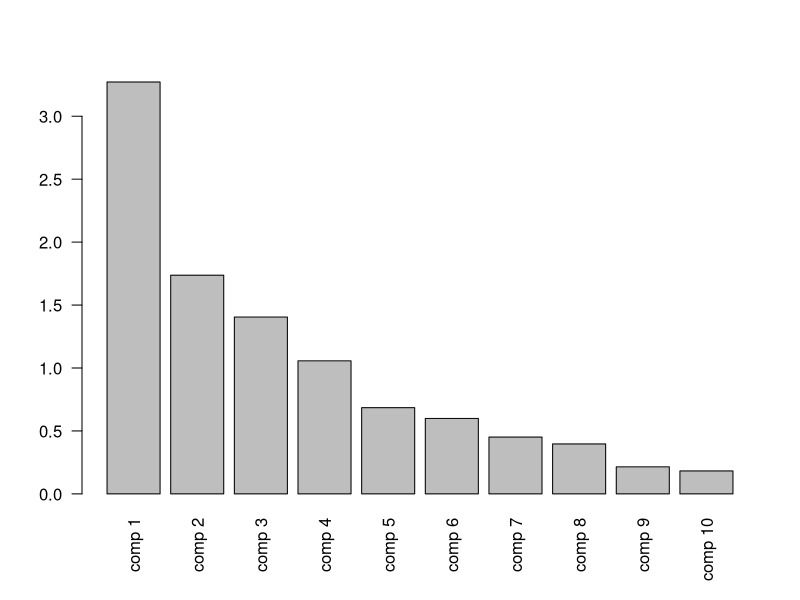
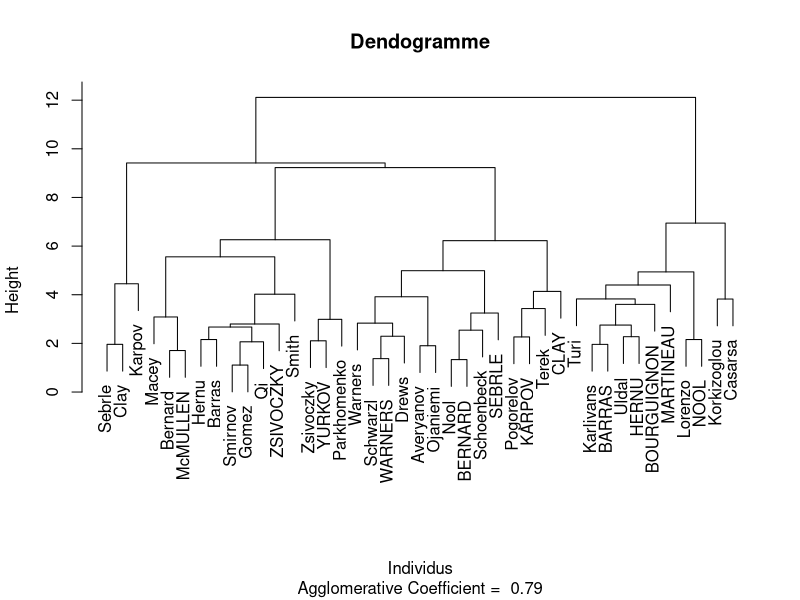
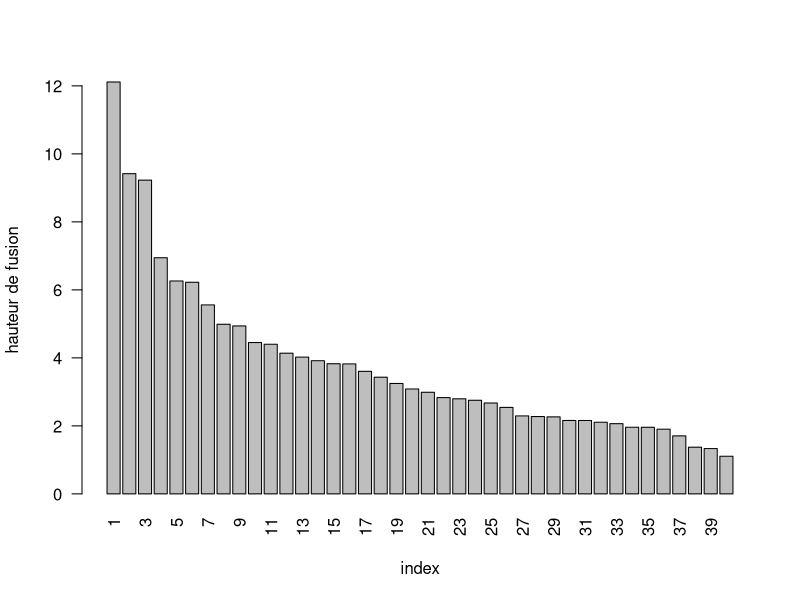
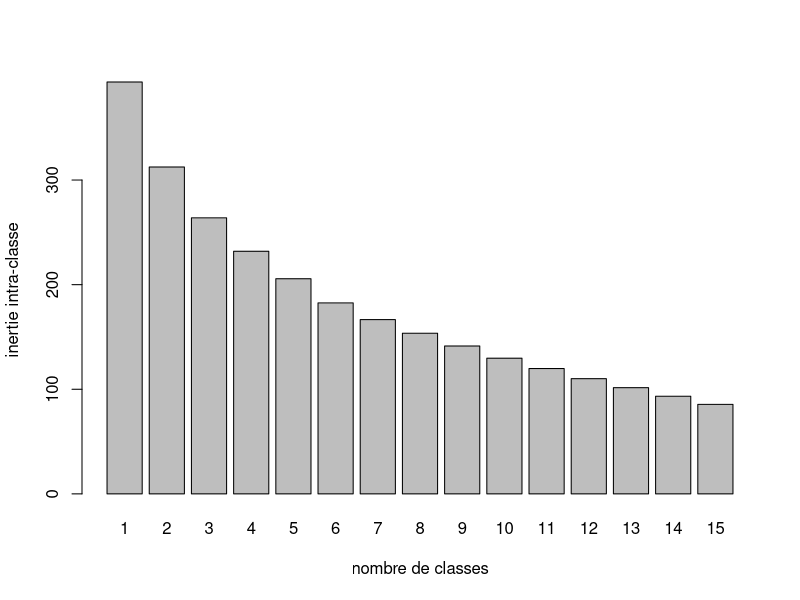

Reproduce these figures in R, in order.
# 1- classification ascendante hiérarchique
# 2- classification par agrégation autour des centres mobiles (k- means)
# 3- méthode mixte avec les deux approches combinées
# 
# La classification sera effectuée sur les composantes principales de l’ACP (approche Tandem)
# => portée plus générale que la classification directement sur les données car :
#   - elle débruiter les données avant d’effectuer la classification et
#   - elle est équivalente à la classification appliquée sur les données brutes dans le cas particulier où 
#   l’intégralité des composantes sont utilisées
#   - approche classique pour effectuer une classification sur données qualitatives 
#   (dans ce cas utiliser les composantes de l’Analyse des Correspondances Multiples)

# Définir le répertoire de travail comme celui du script
setwd(dirname(rstudioapi::getSourceEditorContext()$path))

decathlon<-read.table("./decathlon/decathlon.txt", 
                      stringsAsFactors = TRUE)

# Métrique M1/s2 utilisée pour définir la notion de ressemblance entre individus. 
# => choix de la réduction des données car les variables quanti ont des unités différentes.
# 
# En pratique, 2 façons de faire : 
#   - soit réduire les données puis effectuer la classification à l’aide d’une distance ne tenant pas compte des variances des variables
#   - soit utiliser directement une métrique tenant compte de cette variance sur les données non réduites. 
# 
# => choix seconde solution car cela permettra : 
#   - une description des classes à partir des variables dans leurs unités d’origine 
#   - d’intégrer facilement les variables qualitatives dans l’analyse

# On effectue l’ACP en calculant toutes les composantes
library(FactoMineR)

res.pca <- PCA(decathlon,
               quanti.sup = c(11: 12),
               quali.sup = c(13),
               graph = FALSE,
               scale.unit = TRUE,
               ncp = Inf)

# Spécifier ncp=Inf sinon seules les 5 premières composantes seront déterminées.
# A ce stade, on ne sait pas encore quel est le nombre de composantes à utiliser pour la classification. 
# Par défaut l'ACP est réduite (scale.unit=TRUE) => pour utiliser une distance euclidienne classique, spécifier scale.unit=FALSE

# Déterminer le nombre de composantes utilisées pour la classification. 
# Le critère utilisé est généralement différent de celui utilisé en ACP 
# car l’ACP n’est pas ici utilisée en tant que telle mais constitue simplement 
# une méthode de pré-traitement des données pour appliquer une méthode de classification. 
# Ici, on cherchera à conserver un maximum d’information pertinente, tandis qu’en ACP 
# le nombre de composantes doit être limité pour que l’interprétation ne soit pas trop laborieuse. 
# 
# Plusieurs choix :
#   - utiliser le nombre minimal de composantes pour atteindre ~90% d’inertie
#   - utiliser l’intégralité des composantes pour ne perdre aucune information
#   - examiner le diagramme des valeurs propres pour trouver un bon compromis entre information liée à la structure des données 
#     et information parasite

#valeurs propres
res.pca$eig

# => nécessaire d’utiliser 7 composantes pour utiliser 90% de l’information, 10 pour ne perdre aucune information.
barplot(res.pca$eig[,1], las = 2)

# Le diagramme des valeurs propres suggérerait d’utiliser 8 composantes (saut entre les valeurs propres 8 et 9). 
# On retient 8 composantes afin de conserver une grande quantité d’inertie de projection. 
# On relance donc l’ACP avec 8 composantes et on utilise par la suite la sortie obtenue pour effectuer la classification.
res.pca <- PCA(decathlon,
               quanti.sup = c(11: 12),
               quali.sup = c(13),
               graph = FALSE,
               scale.unit = TRUE,
               ncp = 8)


# CAH selon la méthode de Ward, classique pour des distances euclidiennes 
# car elle consiste à optimiser un critère d’inertie intra-classe ou inter-classes, 
# définissant une “bonne classification”.
library(cluster)
res.agnes <- agnes(res.pca$ind$coord, method = "ward")
plot(res.agnes, main = "Dendogramme", xlab = "Individus", which.plots = 2)

# => découpage en 4 classes
# Confirmer avec le diagramme des gains d’inertie.
barplot(sort(res.agnes$height, decreasing = TRUE),
        las = 2,
        names.arg = 1:40,
        xlab = "index",
        ylab = "hauteur de fusion") # les hauteurs de fusions (contenues dans l'objet res.agnes$height) ne sont pas rangées dans l'ordre, 
                                    # on les trie à l'aide de la fonction sort par ordre decroissant (decreasing=TRUE) 
                                    # avant de les représenter à l'aide de la fonction barplot 

# => coude net entre les 3ème et 4ème barres, indiquant qu’il est difficile de passer d’une partition de 4 à 3 classes. 


# classification par k-means avec 4 centres et 100 initialisations différentes
classe <- kmeans(res.pca$ind$coord,
                 centers = 4,
                 nstart = 100)

# Choix du nombre de classes par rapport aux résultats fournis par la CAH
# Autre possibilité : considérer plusieurs nombres de classes et rechercher 
# un coude dans le diagramme des inerties intra-classe. 
# Ici on inspecte un nombre de classes variant entre 1 et 15.
inertie.intra<-sapply(1:15,
                      FUN=function(centers){
                        kmeans(res.pca$ind$coord,
                               centers = centers,
                               nstart = 100)$tot.withinss
                      }
)
barplot(inertie.intra,
        names.arg = 1:15,
        ylab = "inertie intra-classe",
        xlab = "nombre de classes")
